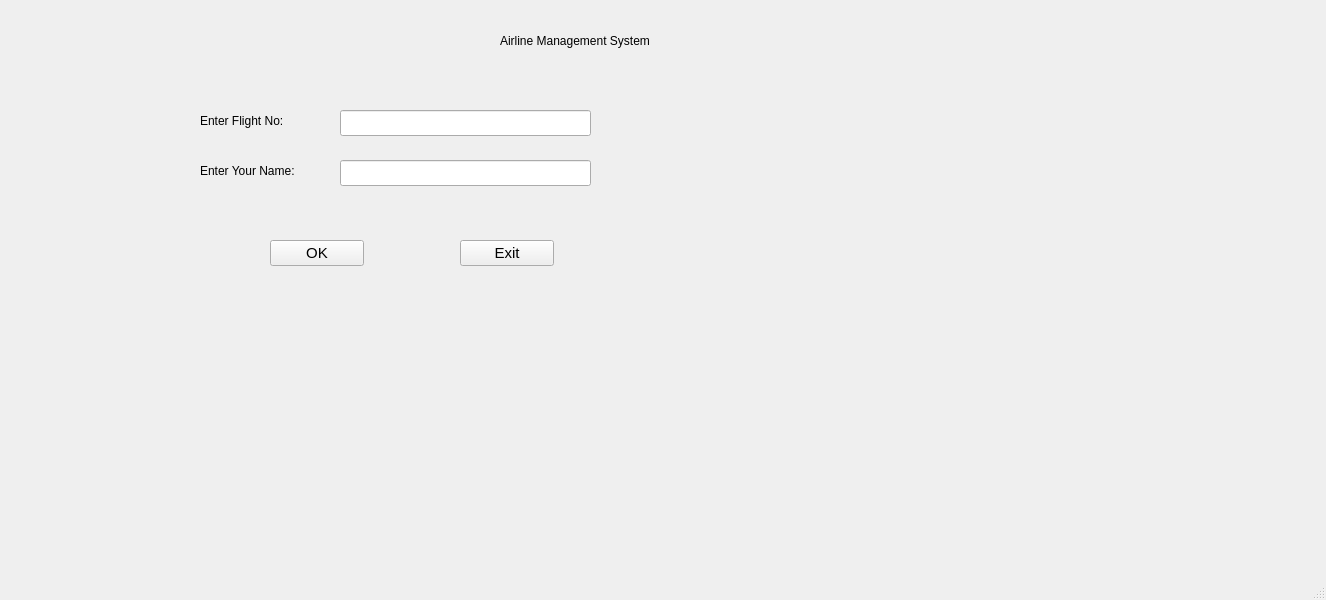
<?xml version="1.0" encoding="UTF-8"?>
<ui version="4.0">
 <class>MainWindow</class>
 <widget class="QMainWindow" name="MainWindow">
  <property name="geometry">
   <rect>
    <x>0</x>
    <y>0</y>
    <width>1326</width>
    <height>600</height>
   </rect>
  </property>
  <property name="windowTitle">
   <string>MainWindow</string>
  </property>
  <widget class="QWidget" name="centralwidget">
   <widget class="QLabel" name="label">
    <property name="geometry">
     <rect>
      <x>500</x>
      <y>20</y>
      <width>201</width>
      <height>41</height>
     </rect>
    </property>
    <property name="styleSheet">
     <string notr="true">QLable{
font-size:40px;
}
</string>
    </property>
    <property name="text">
     <string>Airline Management System</string>
    </property>
   </widget>
   <widget class="QLabel" name="label_2">
    <property name="geometry">
     <rect>
      <x>200</x>
      <y>110</y>
      <width>111</width>
      <height>21</height>
     </rect>
    </property>
    <property name="styleSheet">
     <string notr="true">QLable{
font-size:15px;
}</string>
    </property>
    <property name="text">
     <string>Enter Flight No:</string>
    </property>
   </widget>
   <widget class="QLabel" name="label_3">
    <property name="geometry">
     <rect>
      <x>200</x>
      <y>160</y>
      <width>121</width>
      <height>21</height>
     </rect>
    </property>
    <property name="styleSheet">
     <string notr="true">QLable{
font-size:15px;
}</string>
    </property>
    <property name="text">
     <string>Enter Your Name:</string>
    </property>
   </widget>
   <widget class="QLineEdit" name="lineEdit">
    <property name="geometry">
     <rect>
      <x>340</x>
      <y>110</y>
      <width>251</width>
      <height>26</height>
     </rect>
    </property>
    <property name="styleSheet">
     <string notr="true">QLineEdit{
font-size:15px;
}</string>
    </property>
   </widget>
   <widget class="QLineEdit" name="lineEdit_2">
    <property name="geometry">
     <rect>
      <x>340</x>
      <y>160</y>
      <width>251</width>
      <height>26</height>
     </rect>
    </property>
    <property name="styleSheet">
     <string notr="true">QLineEdit{
font-size:15px;
}</string>
    </property>
   </widget>
   <widget class="QPushButton" name="pushButton">
    <property name="geometry">
     <rect>
      <x>270</x>
      <y>240</y>
      <width>94</width>
      <height>26</height>
     </rect>
    </property>
    <property name="styleSheet">
     <string notr="true">QPushButton{
font-size:15px;
}</string>
    </property>
    <property name="text">
     <string>OK</string>
    </property>
   </widget>
   <widget class="QPushButton" name="pushButton_2">
    <property name="geometry">
     <rect>
      <x>460</x>
      <y>240</y>
      <width>94</width>
      <height>26</height>
     </rect>
    </property>
    <property name="styleSheet">
     <string notr="true">QPushButton{
font-size:15px;
}</string>
    </property>
    <property name="text">
     <string>Exit</string>
    </property>
   </widget>
  </widget>
  <widget class="QMenuBar" name="menubar">
   <property name="geometry">
    <rect>
     <x>0</x>
     <y>0</y>
     <width>1326</width>
     <height>23</height>
    </rect>
   </property>
  </widget>
  <widget class="QStatusBar" name="statusbar"/>
 </widget>
 <resources/>
 <connections/>
</ui>
